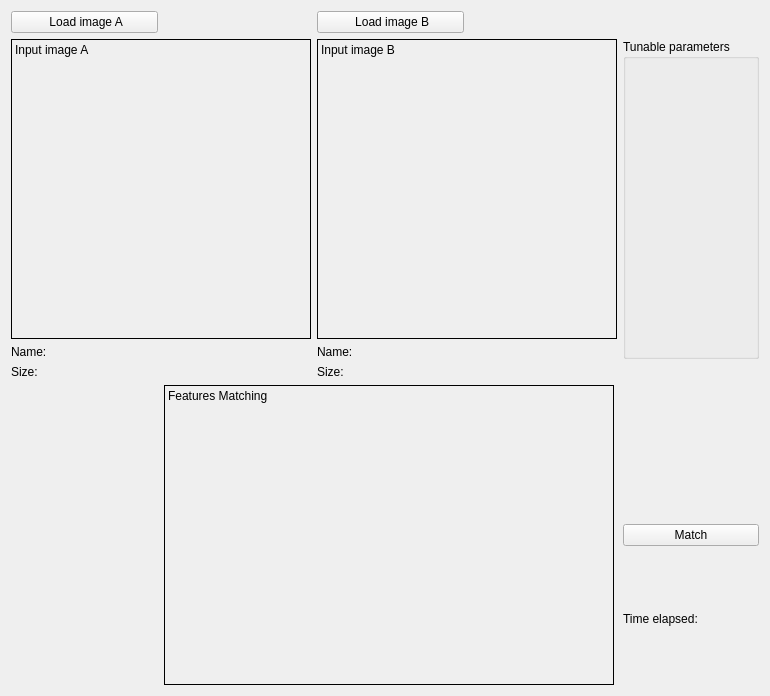
      <widget class="QWidget" name="tab_5">
       <attribute name="title">
        <string>Sift</string>
       </attribute>
       <layout class="QGridLayout" name="gridLayout_8">
        <item row="1" column="0" colspan="2">
         <widget class="QLabel" name="sift_input_image_A">
          <property name="minimumSize">
           <size>
            <width>300</width>
            <height>300</height>
           </size>
          </property>
          <property name="maximumSize">
           <size>
            <width>450</width>
            <height>450</height>
           </size>
          </property>
          <property name="frameShape">
           <enum>QFrame::Box</enum>
          </property>
          <property name="text">
           <string>Input image A</string>
          </property>
          <property name="alignment">
           <set>Qt::AlignLeading|Qt::AlignLeft|Qt::AlignTop</set>
          </property>
         </widget>
        </item>
        <item row="1" column="2" colspan="2">
         <widget class="QLabel" name="sift_input_image_B">
          <property name="minimumSize">
           <size>
            <width>300</width>
            <height>300</height>
           </size>
          </property>
          <property name="maximumSize">
           <size>
            <width>450</width>
            <height>450</height>
           </size>
          </property>
          <property name="frameShape">
           <enum>QFrame::Box</enum>
          </property>
          <property name="text">
           <string>Input image B</string>
          </property>
          <property name="alignment">
           <set>Qt::AlignLeading|Qt::AlignLeft|Qt::AlignTop</set>
          </property>
         </widget>
        </item>
        <item row="1" column="4" rowspan="2">
         <widget class="QGroupBox" name="sift_tunable_parameters">
          <property name="minimumSize">
           <size>
            <width>0</width>
            <height>200</height>
           </size>
          </property>
          <property name="title">
           <string>Tunable parameters</string>
          </property>
         </widget>
        </item>
        <item row="2" column="0">
         <widget class="QLabel" name="sift_image_name_A">
          <property name="text">
           <string>Name:</string>
          </property>
         </widget>
        </item>
        <item row="2" column="2">
         <widget class="QLabel" name="sift_image_name_B">
          <property name="text">
           <string>Name:</string>
          </property>
         </widget>
        </item>
        <item row="3" column="0" colspan="2">
         <widget class="QLabel" name="sift_image_size_A">
          <property name="text">
           <string>Size:</string>
          </property>
         </widget>
        </item>
        <item row="3" column="2" colspan="3">
         <widget class="QLabel" name="sift_image_size_B">
          <property name="text">
           <string>Size:</string>
          </property>
         </widget>
        </item>
        <item row="4" column="1" rowspan="3" colspan="3">
         <widget class="QLabel" name="sift_features_matching">
          <property name="minimumSize">
           <size>
            <width>300</width>
            <height>300</height>
           </size>
          </property>
          <property name="maximumSize">
           <size>
            <width>450</width>
            <height>450</height>
           </size>
          </property>
          <property name="frameShape">
           <enum>QFrame::Box</enum>
          </property>
          <property name="text">
           <string>Features Matching</string>
          </property>
          <property name="alignment">
           <set>Qt::AlignLeading|Qt::AlignLeft|Qt::AlignTop</set>
          </property>
         </widget>
        </item>
        <item row="5" column="4">
         <widget class="QPushButton" name="sift_match_button">
          <property name="text">
           <string>Match</string>
          </property>
         </widget>
        </item>
        <item row="6" column="4">
         <widget class="QLabel" name="sift_time_elapsed">
          <property name="text">
           <string>Time elapsed:</string>
          </property>
         </widget>
        </item>
        <item row="0" column="0">
         <widget class="QPushButton" name="sift_load_image_A">
          <property name="text">
           <string> Load image A</string>
          </property>
         </widget>
        </item>
        <item row="0" column="2">
         <widget class="QPushButton" name="sift_load_image_B">
          <property name="text">
           <string> Load image B</string>
          </property>
         </widget>
        </item>
       </layout>
      </widget>
